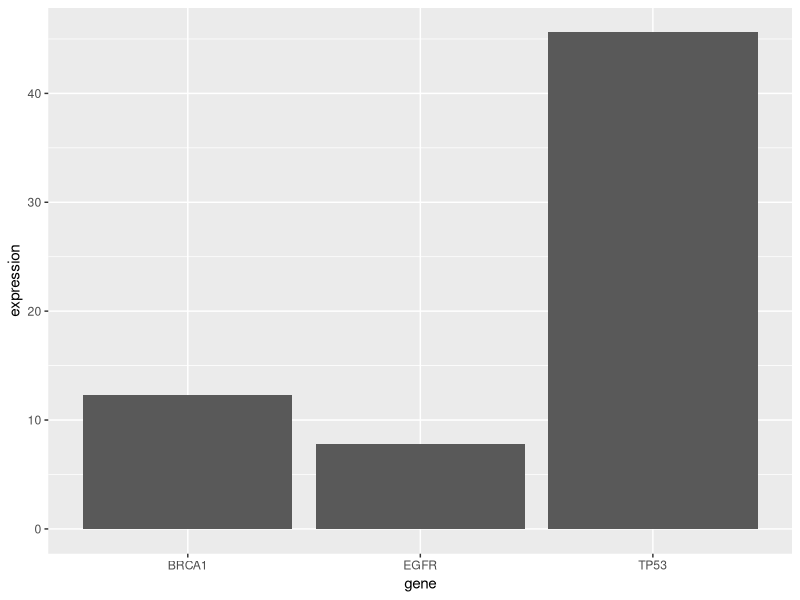

Generate this figure with R:
library(data.table)
library(ggplot2)

dt <- data.table(
  gene = c("BRCA1", "TP53", "EGFR"),
  expression = c(12.3, 45.6, 7.8)
)
print(dt)

p <- ggplot(dt, aes(x = gene, y = expression)) + geom_col()
ggsave("expression_demo.png", p)
cat("Plot saved to expression_demo.png\n")
